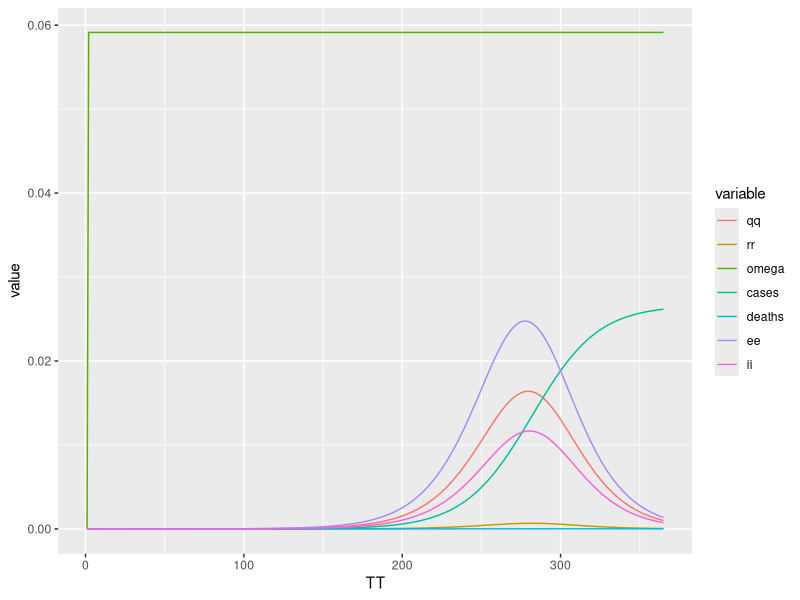
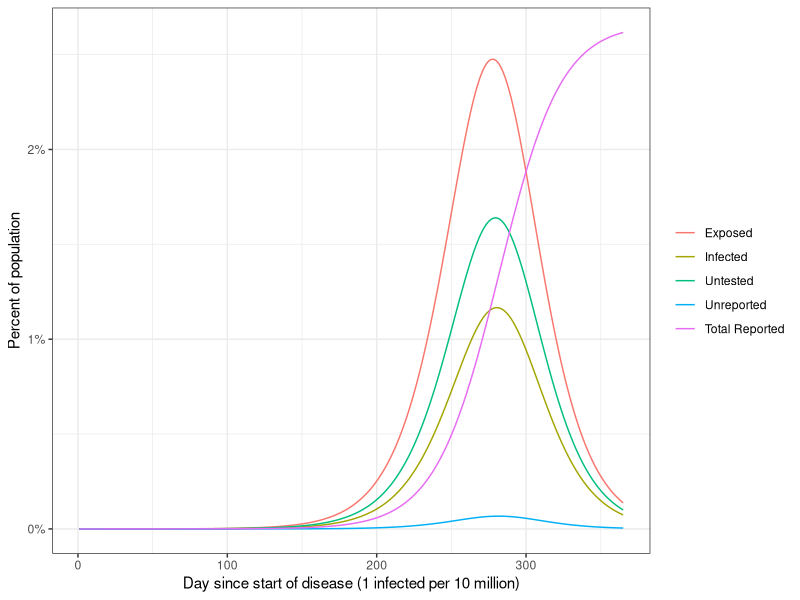
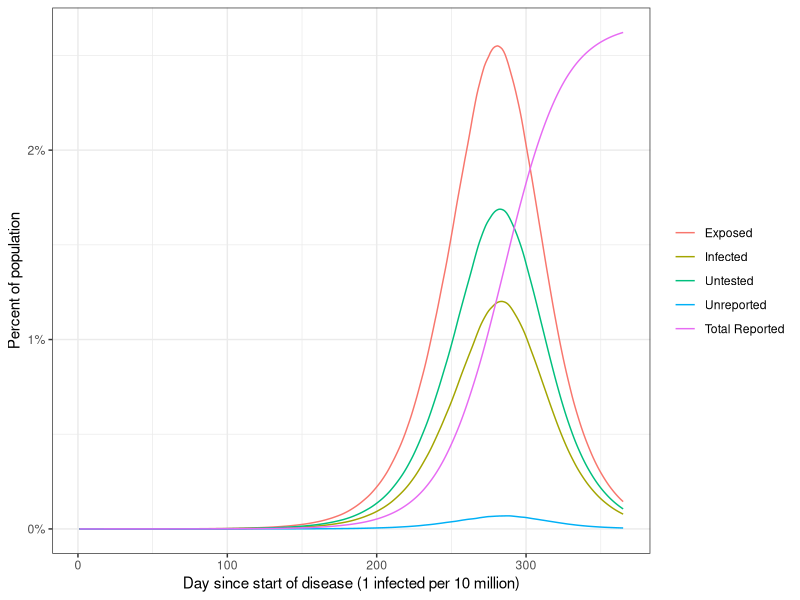
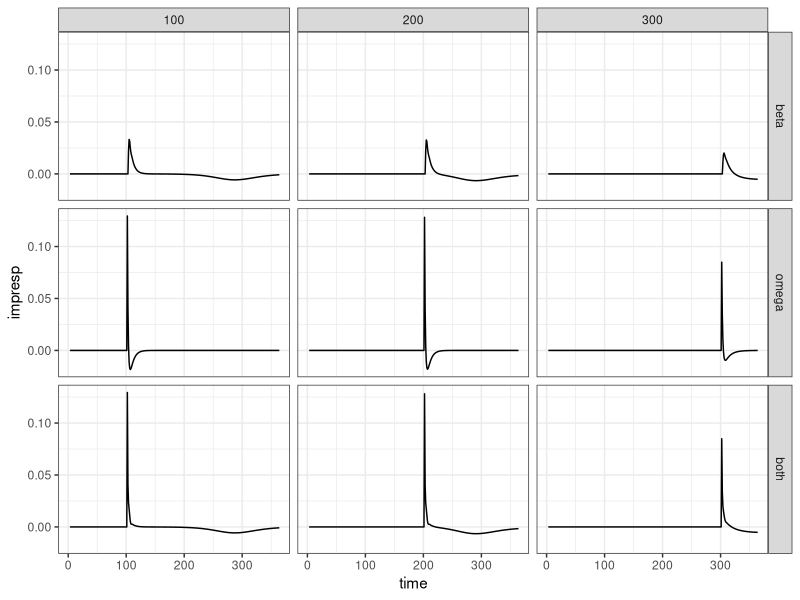
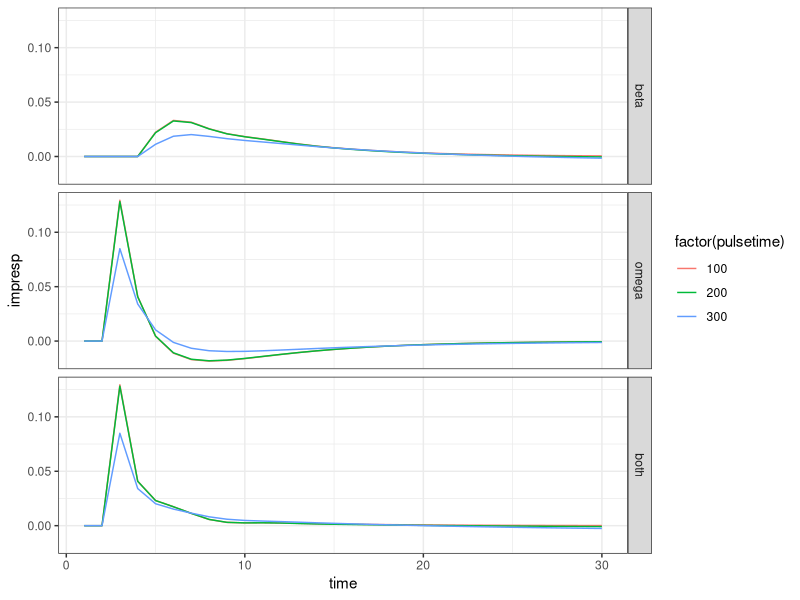
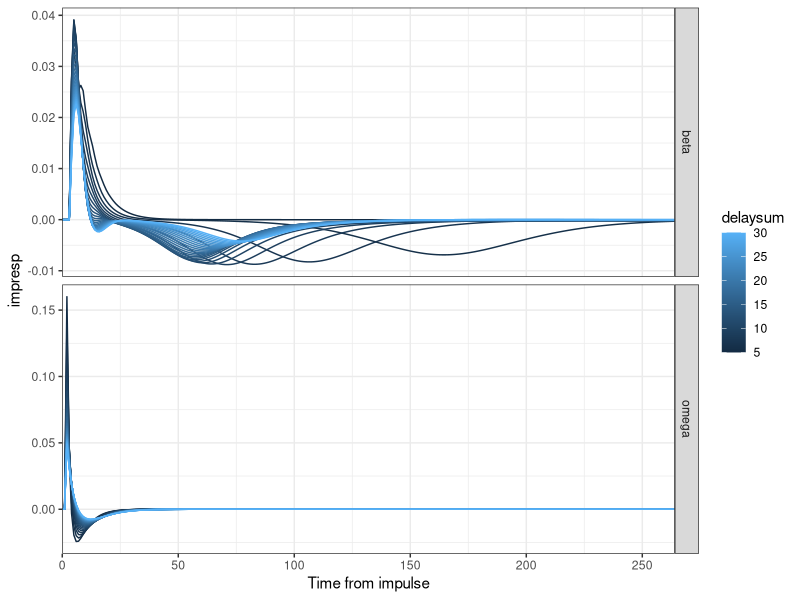
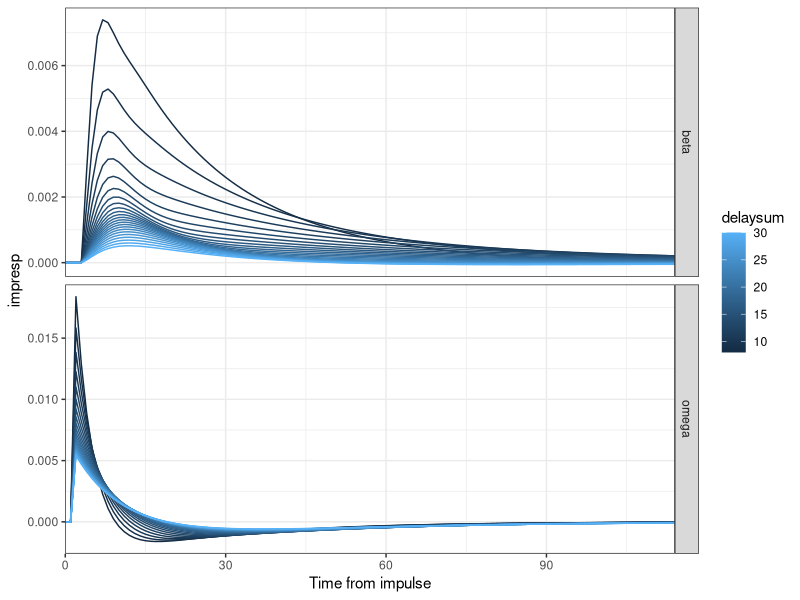
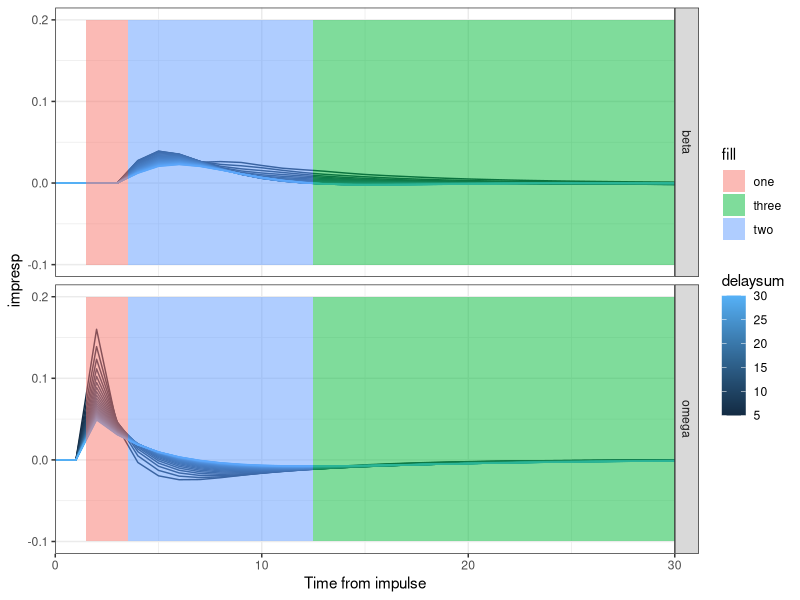

Source code (R) for these figures, in order:
forward <- function(data, params) {
### Data:

    ## int<lower=0> T; // time periods
    ## int<lower=0> N; // population
    ## int<lower=0> K; // # weather preds

    ## matrix[T, K] weather;
    ## real ii_init; // usually 0, so provide as known

### Parameters:

    ## // parameters
    ## vector[T] logbeta;
    ## vector[T-1] logomega;

    ## real<lower=2, upper=17> invsigma; // below 2 and daily step doesn't work
    ## real<lower=2, upper=17> invgamma; // below 2 and daily step doesn't work
    ## real<lower=1, upper=17> invkappa; // below 1 and daily step doesn't work
    ## real<lower=1, upper=17> invtheta; // below 1 and daily step doesn't work

    ## real<lower=0, upper=.1> deathrate; // rate of death
    ## real<lower=-.01, upper=0> deathlearning; // decreases deathrate
    ## real<lower=0, upper=1> deathomegaplus; // additional rate of reported deaths

    ## // effect of weather
    ## vector<lower=-.1, upper=.1>[K] effect;
    ## vector<lower=-.1, upper=.1>[K] omegaeffect;
    ## vector<lower=-.1, upper=.1>[6] doweffect6;
    ## vector<lower=-.1, upper=.1>[6] dowomegaeffect6;

    ## // latent variables
    ## vector<lower=0>[T-1] eein;

### Variables defined

    ## // latent variables
    ## vector<lower=0>[T] ss; // susceptible
    ## vector<lower=0>[T-1] new_ee1; // newly exposed
    ## vector<lower=0>[T] ee1; // exposed
    ## vector<lower=0>[T] ee2;
    ## vector<lower=0>[T] ii1; // infected
    ## vector<lower=0>[T] ii2;
    ## vector<lower=0>[T] qq; // waiting to be tested
    ## vector<lower=0>[T] rr; // waiting to be reported

    ## vector[T-1] omega;
    ## vector<lower=0>[T-1] dcc; // confirmed cases
    ## vector<lower=0>[T-1] ddeaths; // deaths

### Forward simulation

    doweffect <- rep(0, 7)
    dowomegaeffect <- rep(0, 7)
    for (dd in 1:6) {
        doweffect[dd] <- params$doweffect6[dd];
        dowomegaeffect[dd] <- params$dowomegaeffect6[dd];
    }

    ss <- rep(NA, data$N)
    new_ee1 <- rep(NA, data$N - 1)
    ee1 <- rep(NA, data$N)
    ee2 <- rep(NA, data$N)
    ii1 <- rep(NA, data$N)
    ii2 <- rep(NA, data$N)
    qq <- rep(NA, data$N)
    rr <- rep(NA, data$N)

    omega <- rep(NA, data$N - 1)
    dcc <- rep(NA, data$N - 1)
    ddeaths <- rep(NA, data$N - 1)

    ss[1] <- data$N;
    ee1[1] <- data$ii_init;
    ee2[1] <- data$ii_init;
    ii1[1] <- data$ii_init;
    ii2[1] <- data$ii_init;
    qq[1] <- data$ii_init;
    rr[1] <- data$ii_init;
    for (tt in 2:data$T) {
        new_ee1[tt-1] <- exp(params$logbeta[tt-1] + doweffect[1 + (tt %% 7)] + sum(data$weather[tt-1] * params$effect))*ss[tt-1]*(ii1[tt-1] + ii2[tt-1]) / data$N;
        ss[tt] <- ss[tt-1] - new_ee1[tt-1];
        ee1[tt] <- ee1[tt-1] + new_ee1[tt-1] - 2*ee1[tt-1]/params$invsigma + params$eein[tt-1];
        ee2[tt] <- ee2[tt-1] + 2*ee1[tt-1]/params$invsigma - 2*ee2[tt-1]/params$invsigma;
        ii1[tt] <- ii1[tt-1] + 2*ee2[tt-1]/params$invsigma - 2*ii1[tt-1]/params$invgamma;
        ii2[tt] <- ii2[tt-1] + 2*ii1[tt-1]/params$invgamma - 2*ii2[tt-1]/params$invgamma;

        qq[tt] <- qq[tt-1] + 2*ee1[tt-1]/params$invsigma - qq[tt-1]/params$invkappa;

        omega[tt-1] <- (exp(params$logomega[tt-1]) / (1 + exp(params$logomega[tt-1]))) * exp(dowomegaeffect[1 + (tt %% 7)] + sum(data$weather[tt-1] * params$omegaeffect));
        rr[tt] <- rr[tt-1] + omega[tt-1] * qq[tt-1]/params$invkappa - rr[tt-1]/params$invtheta;

        dcc[tt-1] <- rr[tt-1]/params$invtheta;
        ddeaths[tt-1] <- (2*ii2[tt-1]/params$invgamma) * params$deathrate * exp(tt * params$deathlearning) * (omega[tt-1] + (1 - omega[tt-1]) * params$deathomegaplus);
    }

    ## return(list(ss=ss, new_ee1=new_ee1, ee1=ee1, ee2=ee2, ii1=ii1, ii2=ii2, qq=qq, rr=rr, omega=omega, dcc=dcc, ddeaths=ddeaths))
    return(data.frame(TT=1:data$T, ss=ss, new_ee1=c(0, new_ee1), ee1=ee1, ee2=ee2, ii1=ii1, ii2=ii2, qq=qq, rr=rr, omega=c(0, omega), dcc=c(0, dcc), ddeaths=c(0, ddeaths)))
}

data <- list(T=365, N=1, K=0, weather=matrix(0, 365, 0), ii_init=1 / 10e6)
params <- list(logbeta=rep(-0.497, 365), logomega=rep(-2.767, 364), invsigma=4.624, invgamma=2.179, invkappa=3.068,
               invtheta=2.129, deathrate=0.001, deathlearning=-0.006, deathomegaplus=0.116, effect=c(), omegaeffect=c(),
               doweffect6=rep(0, 6), dowomegaeffect6=rep(0, 6), eein=rep(0, 364))

output <- forward(data, params)
output$cases <- cumsum(output$dcc)
output$deaths <- cumsum(output$ddeaths)
output$ee <- output$ee1 + output$ee2
output$ii <- output$ii1 + output$ii2

library(reshape2)

output2 <- melt(output, 'TT')

library(ggplot2)

ggplot(subset(output2, !(variable %in% c('new_ee1', 'ee1', 'ee2', 'ii1', 'ii2', 'dcc', 'ddeaths', 'ss'))), aes(TT, value, colour=variable)) +
    geom_line()

output2$label <- as.character(output2$variable)
output2$label[output2$label == 'ee'] <- "Exposed"
output2$label[output2$label == 'ii'] <- "Infected"
output2$label[output2$label == 'qq'] <- "Untested"
output2$label[output2$label == 'rr'] <- "Unreported"
output2$label[output2$label == 'cases'] <- "Total Reported"
output2$label <- factor(output2$label, levels=c("Exposed", "Infected", "Untested", "Unreported", "Total Reported"))

ggplot(subset(output2, !(variable %in% c('new_ee1', 'ee1', 'ee2', 'ii1', 'ii2', 'dcc', 'ddeaths', 'ss', 'deaths', 'omega'))), aes(TT, value, colour=label)) +
    geom_line() + scale_y_continuous(labels=scales::percent) + xlab("Day since start of disease (1 infected per 10 million)") +
    theme_bw() + scale_colour_discrete(name=NULL) + ylab("Percent of population")

weather <- matrix(0, 365, 5)
weather[1, ] <- rnorm(5)
for (ii in 2:365)
    weather[ii, ] <- .9 * weather[ii - 1, ] + .1 * rnorm(5)
effect <- c(0.028, -0.016, 0.007, 0.008, 0.007)
omegaeffect <- c(0.009, -0.030, -0.010, -0.012, -0.013)

data <- list(T=365, N=1, K=0, weather=weather, ii_init=1 / 10e6)
params <- list(logbeta=rep(-0.497, 365), logomega=rep(-2.767, 364), invsigma=4.624, invgamma=2.179, invkappa=3.068,
               invtheta=2.129, deathrate=0.001, deathlearning=-0.006, deathomegaplus=0.116, effect=effect,
               omegaeffect=omegaeffect, doweffect6=rep(0, 6), dowomegaeffect6=rep(0, 6), eein=rep(0, 364))

output <- forward(data, params)
output$cases <- cumsum(output$dcc)
output$deaths <- cumsum(output$ddeaths)
output$ee <- output$ee1 + output$ee2
output$ii <- output$ii1 + output$ii2

output2 <- melt(output, 'TT')

output2$label <- as.character(output2$variable)
output2$label[output2$label == 'ee'] <- "Exposed"
output2$label[output2$label == 'ii'] <- "Infected"
output2$label[output2$label == 'qq'] <- "Untested"
output2$label[output2$label == 'rr'] <- "Unreported"
output2$label[output2$label == 'cases'] <- "Total Reported"
output2$label <- factor(output2$label, levels=c("Exposed", "Infected", "Untested", "Unreported", "Total Reported"))

ggplot(subset(output2, !(variable %in% c('new_ee1', 'ee1', 'ee2', 'ii1', 'ii2', 'dcc', 'ddeaths', 'ss', 'deaths', 'omega'))), aes(TT, value, colour=label)) +
    geom_line() + scale_y_continuous(labels=scales::percent) + xlab("Day since start of disease (1 infected per 10 million)") +
    theme_bw() + scale_colour_discrete(name=NULL) + ylab("Percent of population")

## Determine effect of pulses

get.dlog <- function(data, params) {
    outputs <- forward(data, params)
    synthetic.base <- rep(0, 365)
    for (ii in 2:365)
        synthetic.base[ii] <- outputs$dcc[ii-1] + (1 - 1 / 8.1) * synthetic.base[ii-1]
    diff(log(synthetic.base))
}

get.impresp <- function(baseline, pulsetime, params) {
    weather <- matrix(0, 365, 1)
    weather[pulsetime, 1] <- 1

    data <- list(T=365, N=1, K=1, weather=weather, ii_init=1 / 10e6)

    perturbed <- get.dlog(data, params)
    perturbed - baseline
}

weather <- matrix(0, 365, 1)
data <- list(T=365, N=1, K=1, weather=weather, ii_init=1 / 10e6)
params <- list(logbeta=rep(-0.497, 365), logomega=rep(-2.767, 364), invsigma=4.624, invgamma=2.179, invkappa=3.068,
               invtheta=2.129, deathrate=0.001, deathlearning=-0.006, deathomegaplus=0.116, effect=1,
               omegaeffect=1, doweffect6=rep(0, 6), dowomegaeffect6=rep(0, 6), eein=rep(0, 364))

baseline <- get.dlog(data, params)

results <- data.frame()
results.timeinv <- data.frame()
for (effect in c('beta', 'omega', 'both')) {
    for (pulsetime in c(100, 200, 300)) {
        if (effect == 'beta')
            params <- list(logbeta=rep(-0.497, 365), logomega=rep(-2.767, 364), invsigma=4.624, invgamma=2.179, invkappa=3.068,
                           invtheta=2.129, deathrate=0.001, deathlearning=-0.006, deathomegaplus=0.116, effect=1,
                           omegaeffect=0, doweffect6=rep(0, 6), dowomegaeffect6=rep(0, 6), eein=rep(0, 364))
        else if (effect == 'omega')
            params <- list(logbeta=rep(-0.497, 365), logomega=rep(-2.767, 364), invsigma=4.624, invgamma=2.179, invkappa=3.068,
                           invtheta=2.129, deathrate=0.001, deathlearning=-0.006, deathomegaplus=0.116, effect=0,
                           omegaeffect=1, doweffect6=rep(0, 6), dowomegaeffect6=rep(0, 6), eein=rep(0, 364))
        else
            params <- list(logbeta=rep(-0.497, 365), logomega=rep(-2.767, 364), invsigma=4.624, invgamma=2.179, invkappa=3.068,
                           invtheta=2.129, deathrate=0.001, deathlearning=-0.006, deathomegaplus=0.116, effect=1,
                           omegaeffect=1, doweffect6=rep(0, 6), dowomegaeffect6=rep(0, 6), eein=rep(0, 364))

        impresp <- get.impresp(baseline, pulsetime, params)

        results <- rbind(results, data.frame(effect, pulsetime, time=1:364, impresp=impresp))
        results.timeinv <- rbind(results.timeinv, data.frame(effect, pulsetime, time=1:30, impresp=impresp[pulsetime:(pulsetime+29)]))
    }
}

results$effect <- factor(results$effect, levels=c('beta', 'omega', 'both'))

ggplot(results, aes(time, impresp)) +
    facet_grid(effect ~ pulsetime) +
    geom_line() + theme_bw()

results.timeinv$effect <- factor(results.timeinv$effect, levels=c('beta', 'omega', 'both'))

ggplot(results.timeinv, aes(time, impresp, colour=factor(pulsetime))) +
    facet_grid(effect ~ .) +
    geom_line() + theme_bw()

## Determine imp. resp. for many different delays

results <- data.frame()
for (pulsetime in c(100, 250)) {
    for (delaysum in seq(5, 30)) {
        params <- list(logbeta=rep(-0.497, 365), logomega=rep(-2.767, 364), invsigma=delaysum * 5.2 / 8.1, invgamma=delaysum * 2.9 / 8.1, invkappa=3.068,
                       invtheta=2.129, deathrate=0.001, deathlearning=-0.006, deathomegaplus=0.116, effect=1,
                       omegaeffect=0, doweffect6=rep(0, 6), dowomegaeffect6=rep(0, 6), eein=rep(0, 364))

        weather <- matrix(0, 365, 1)
        data <- list(T=365, N=1, K=1, weather=weather, ii_init=1 / 10e6)

        baseline <- get.dlog(data, params)

        impresp <- get.impresp(baseline, pulsetime, params)
        results <- rbind(results, data.frame(delaysum, pulsetime, effect='beta', time=1:364, impresp=impresp))

        params$invsigma <- 5.2
        params$invgamma <- 2.9
        params$invkappa <- delaysum * 3.068 / (3.068 + 2.129)
        params$invtheta <- delaysum * 2.129 / (3.068 + 2.129)
        params$effect <- 0
        params$omegaeffect <- 1

        weather <- matrix(0, 365, 1)
        data <- list(T=365, N=1, K=1, weather=weather, ii_init=1 / 10e6)

        baseline <- get.dlog(data, params)

        impresp <- get.impresp(baseline, pulsetime, params)
        results <- rbind(results, data.frame(delaysum, pulsetime, effect='omega', time=1:364, impresp=impresp))
    }
}

library(ggplot2)

ggplot(subset(results, time >= 100 & pulsetime == 100), aes(time - 100, impresp, colour=delaysum, group=delaysum)) +
    facet_grid(effect ~ ., scale="free_y") +
    geom_line() + scale_x_continuous(name="Time from impulse", expand=c(0, 0)) + theme_bw()

ggplot(subset(results, time >= 250 & pulsetime == 250 & delaysum > 7), aes(time - 250, impresp, colour=delaysum, group=delaysum)) +
    facet_grid(effect ~ ., scale="free_y") +
    geom_line() + scale_x_continuous(name="Time from impulse", expand=c(0, 0)) + theme_bw()

ggplot() +
    geom_line(data=subset(results, time >= 100 & time <= 130 & pulsetime == 100), aes(time - 100, impresp, colour=delaysum, group=delaysum)) +
    facet_grid(effect ~ ., scale="free_y") +
    geom_rect(data=data.frame(effect=c('beta', 'omega')), aes(xmin=1.5, xmax=3.5, ymin=-.1, ymax=.2, fill='one'), alpha=.5) +
    geom_rect(data=data.frame(effect=c('beta', 'omega')), aes(xmin=3.5, xmax=12.5, ymin=-.1, ymax=.2, fill='two'), alpha=.5) +
    geom_rect(data=data.frame(effect=c('beta', 'omega')), aes(xmin=12.5, xmax=30, ymin=-.1, ymax=.2, fill='three'), alpha=.5) +
    scale_x_continuous(name="Time from impulse", expand=c(0, 0)) + theme_bw()
